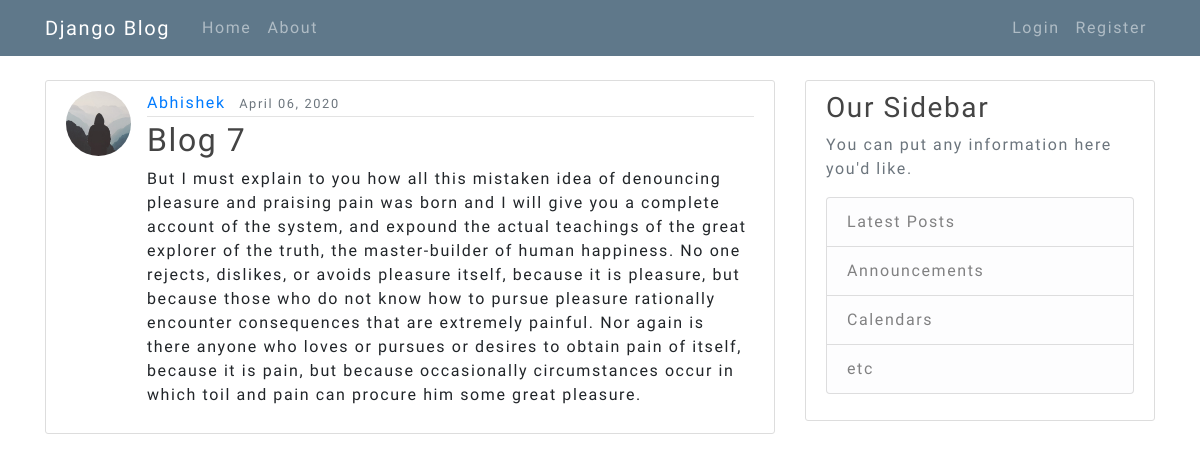
The page /post/10/ on the database its author committed.
### blog/models.py (models this page shows, shortened)
class Post(models.Model):
    title = models.CharField(max_length=100)
    content = models.TextField()
    date_posted = models.DateTimeField(default=timezone.now)
    author = models.ForeignKey(User,on_delete=models.CASCADE)

### users/models.py (models this page shows, shortened)
class Profile(models.Model):
    user = models.OneToOneField(User,on_delete=models.CASCADE)
    image = models.ImageField(default='default.jpg',upload_to='profile_pics')

### blog/views.py (the view)
# urls.py: path('post/<int:pk>/',PostDetailView.as_view(),name='post_detail'),
class PostDetailView(DetailView):   # with cbv conventions for template and context as above mentioned
    model = Post

### blog/templates/blog/post_detail.html (shortened to what this page needs)
{% extends 'blog/base.html' %} {% block content %}
<article class="media content-section">
    <img class="rounded-circle article-img" src="{{ object.author.profile.image.url }}">
    <div class="media-body">
        <div class="article-metadata">
            <a class="mr-2" href="{% url 'user_posts' object.author.username %}">{{ object.author }}</a> {% comment %} Filters {% endcomment %}
            <small class="text-muted">{{ object.date_posted|date:'F d, Y' }}</small> {% comment %} Updation and deletion {% endcomment %}
        </div>
        <h2 class="article-title">{{ object.title }}</h2>
        <p class="article-content">{{ object.content }}</p>
    </div>
</article>
{% endblock %}

### blog/static/blog/main.css (style rules this page uses)
body { background: #fafafa; color: #333333; margin-top: 5rem; }
h1, h2, h3, h4, h5, h6 { color: #444444; }
.content-section { background: #ffffff; padding: 10px 20px; border: 1px solid #dddddd; border-radius: 3px; margin-bottom: 20px; }
.article-title { color: #444444; }
.article-content { white-space: pre-line; }
.article-img { height: 65px; width: 65px; margin-right: 16px; }
.article-metadata { padding-bottom: 1px; margin-bottom: 4px; border-bottom: 1px solid #e3e3e3 }

### rows shown on the page
Post: author.profile.image (placeholder picture), author "Abhishek", date_posted "April 06, 2020", title "Blog 7", content "But I must explain to you how all this mistaken idea of denouncing pleasure and praising pain was born and I will give you a complete account of the system, and expound the actual teachings of the great explorer of the truth, the master-builder of human happiness. No one rejects, dislikes, or avoids pleasure itself, because it is pleasure, but because those who do not know how to pursue pleasure rationally encounter consequences that are extremely painful. Nor again is there anyone who loves or pursues or desires to obtain pain of itself, because it is pain, but because occasionally circumstances occur in which toil and pain can procure him some great pleasure."
